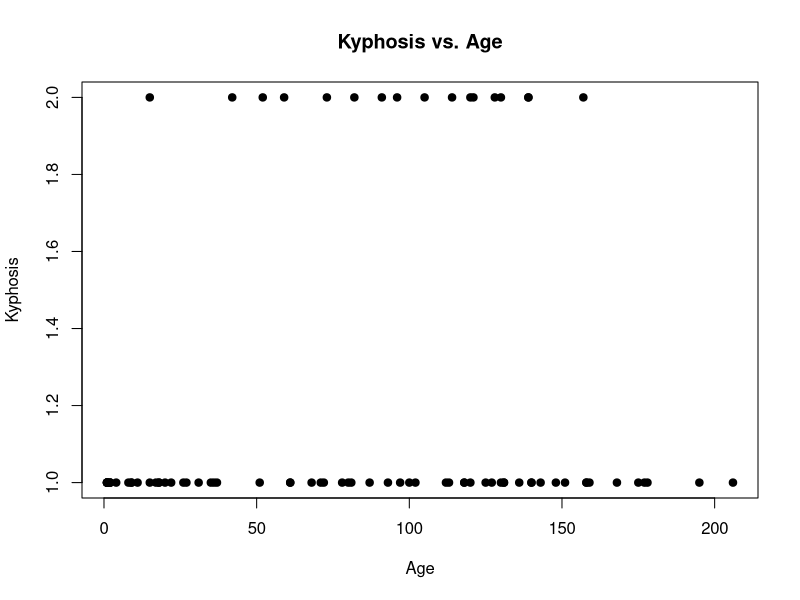
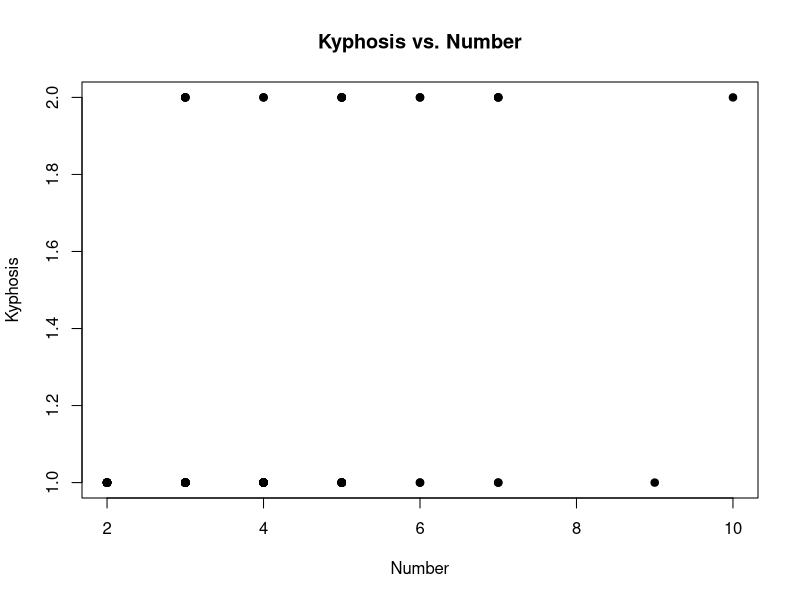
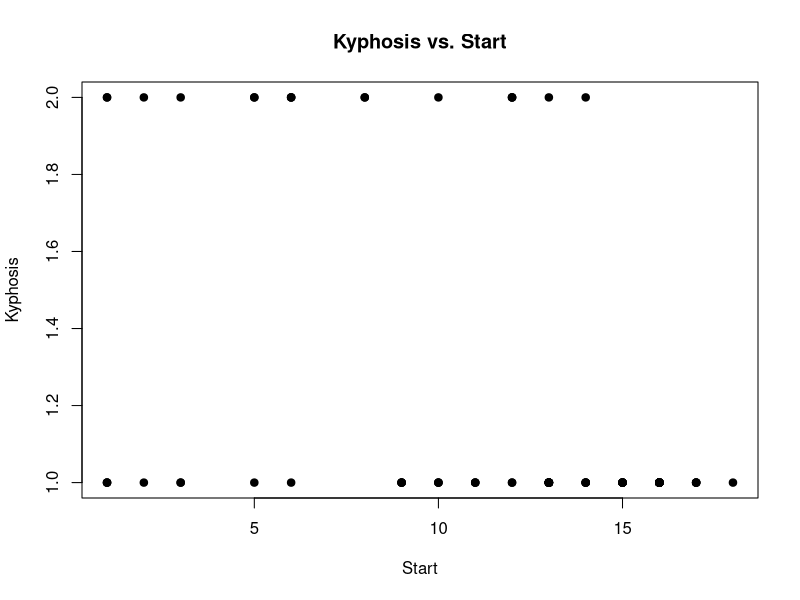
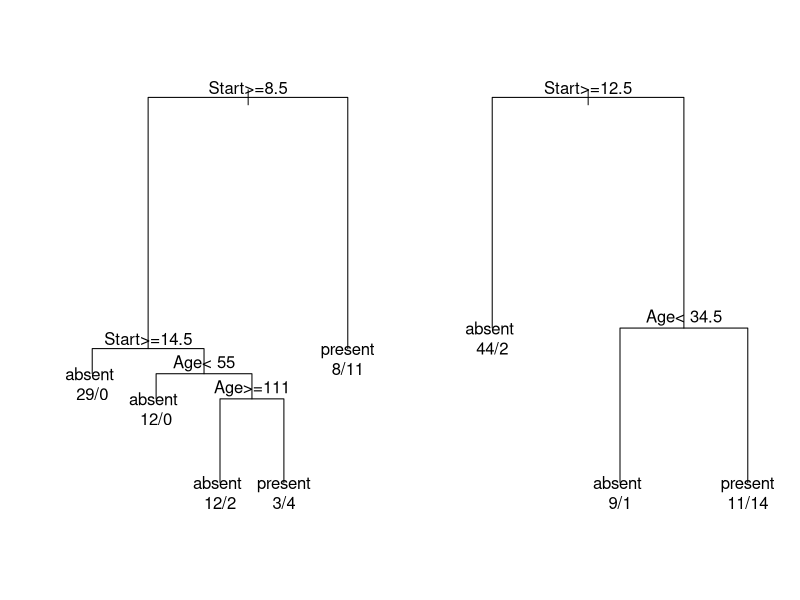

The R script that drew these images, in order:
#4a


# Observed data
n <- 30  # Sample size
y <- 27  # Number of successes

# Sample proportion
pi_hat <- y / n

# Significance level for 95% CI
alpha <- 0.05
z <- qnorm(alpha/2) 

# Wald Confidence Interval
se_wald <- sqrt(pi_hat * (1 - pi_hat) / n) 
ci_wald <- pi_hat + c(-1, 1) * z * se_wald

# Score Confidence Interval 
a <- pi_hat * (n / (n + z^2)) + (1/2) * (z^2 / (n + z^2))
b <- z / sqrt(n + z^2) * sqrt(pi_hat * (1 - pi_hat) * (n / (n + z^2)) + (1/4) * (z^2 / (n + z^2)))
ci_score <- a + c(-1, 1) * b 






#4b
# Simulation parameters
N <- 100000  # Number of simulations
n <- 30       # Sample size for each binomial experiment
true_pi <- 0.9 # True probability of success

# Function to calculate Wald CI (basically repeating the steps for the previous
# part)
wald_ci <- function(y, n, z) {
  pi_hat <- y / n
  se_wald <- sqrt(pi_hat * (1 - pi_hat) / n)
  return(pi_hat + c(-1, 1) * z * se_wald)
}

# Function to calculate Score CI
score_ci <- function(y, n, z) {
  pi_hat <- y / n
  a <- pi_hat * (n / (n + z^2)) + (1/2) * (z^2 / (n + z^2))
  b <- z / sqrt(n + z^2) * sqrt(pi_hat * (1 - pi_hat) * (n / (n + z^2)) + 
                                  (1/4) * (z^2 / (n + z^2)))
  return(a + c(-1, 1) * b)
}

# Simulate the data
set.seed(123) # Set a seed for reproducibility
sim_data <- rbinom(N, size = n, prob = true_pi)

# Calculate confidence intervals
alpha <- 0.05
z <- qnorm(1 - alpha/2) 

wald_intervals <- t(sapply(sim_data, wald_ci, n = n, z = z))
score_intervals <- t(sapply(sim_data, score_ci, n = n, z = z))

# Calculate coverage probabilities
wald_coverage <- mean(wald_intervals[,1] <= true_pi & wald_intervals[,2] >= true_pi)
score_coverage <- mean(score_intervals[,1] <= true_pi & score_intervals[,2] >= true_pi)













# Simulation parameters
N <- 100000
n <- 30
true_pi <- 0.9
alph <- 0.05 

# Generate data
y <- rbinom(N, n, true_pi)
pihat <- y / n

# Wald Confidence Interval
L.wald <- pihat - qnorm(1 - alph/2) * sqrt((pihat * (1 - pihat)) / n)
U.wald <- pihat + qnorm(1 - alph/2) * sqrt((pihat * (1 - pihat)) / n)
pi_in_wald_CI <- (true_pi > L.wald) * (true_pi < U.wald)
observedConfLevel_WaldCI <- mean(pi_in_wald_CI)

# Score Confidence Interval
nprime <- n + (qnorm(1 - alph/2))^2
w1 <- n / nprime
w2 <- ((qnorm(1 - alph/2))^2) / nprime
midpoint <- pihat * w1 + 0.5 * w2
L.score <- midpoint - qnorm(1 - alph/2) * sqrt((1 / nprime) * (pihat * (1 - pihat) * w1 + 0.25 * w2))
U.score <- midpoint + qnorm(1 - alph/2) * sqrt((1 / nprime) * (pihat * (1 - pihat) * w1 + 0.25 * w2))
pi_in_score_CI <- (true_pi > L.score) * (true_pi < U.score)
observedConfLevel_scoreCI <- mean(pi_in_score_CI)

# Print results
cat("Wald Coverage Probability:", observedConfLevel_WaldCI, "\n")
cat("Score Coverage Probability:", observedConfLevel_scoreCI, "\n")


#6a

install.packages("rpart")
library(rpart)
data(kyphosis)


# Jittered scatterplot for Age
plot(kyphosis$Age, kyphosis$Kyphosis, 
     xlab = "Age", ylab = "Kyphosis", 
     main = "Kyphosis vs. Age", pch = 19)

# Jittered scatterplot for Number
plot(kyphosis$Number, kyphosis$Kyphosis, 
     xlab = "Number", ylab = "Kyphosis", 
     main = "Kyphosis vs. Number", pch = 19)

# Jittered scatterplot for Start
plot(kyphosis$Start, kyphosis$Kyphosis, 
     xlab = "Start", ylab = "Kyphosis", 
     main = "Kyphosis vs. Start", pch = 19)




fit <- rpart(Kyphosis ~ Age + Number + Start, data = kyphosis)
fit2 <- rpart(Kyphosis ~ Age + Number + Start, data = kyphosis,
              parms = list(prior = c(0.65, 0.35), split = "information"))
fit3 <- rpart(Kyphosis ~ Age + Number + Start, data=kyphosis,
              control = rpart.control(cp = 0.05))
par(mfrow = c(1,2), xpd = TRUE)
plot(fit)
text(fit, use.n = TRUE)
plot(fit2)
text(fit2, use.n = TRUE)















# Fit the GLM with a binomial distribution and logit link
model <- glm(Kyphosis ~ Age + Number + Start, data = kyphosis, family = binomial)

# Display the summary of the model
summary(model)



#ODD RATIO
exp(coef(model))


#ESTIMATED PROBABILITY
median_age <- median(kyphosis$Age)
median_number <- median(kyphosis$Number)
median_start <- median(kyphosis$Start)

# Create a new data frame with the median values
new_data <- data.frame(Age = median_age, Number = median_number, Start = median_start)

# Predict the probability of kyphosis
predict(model, newdata = new_data, type = "response")